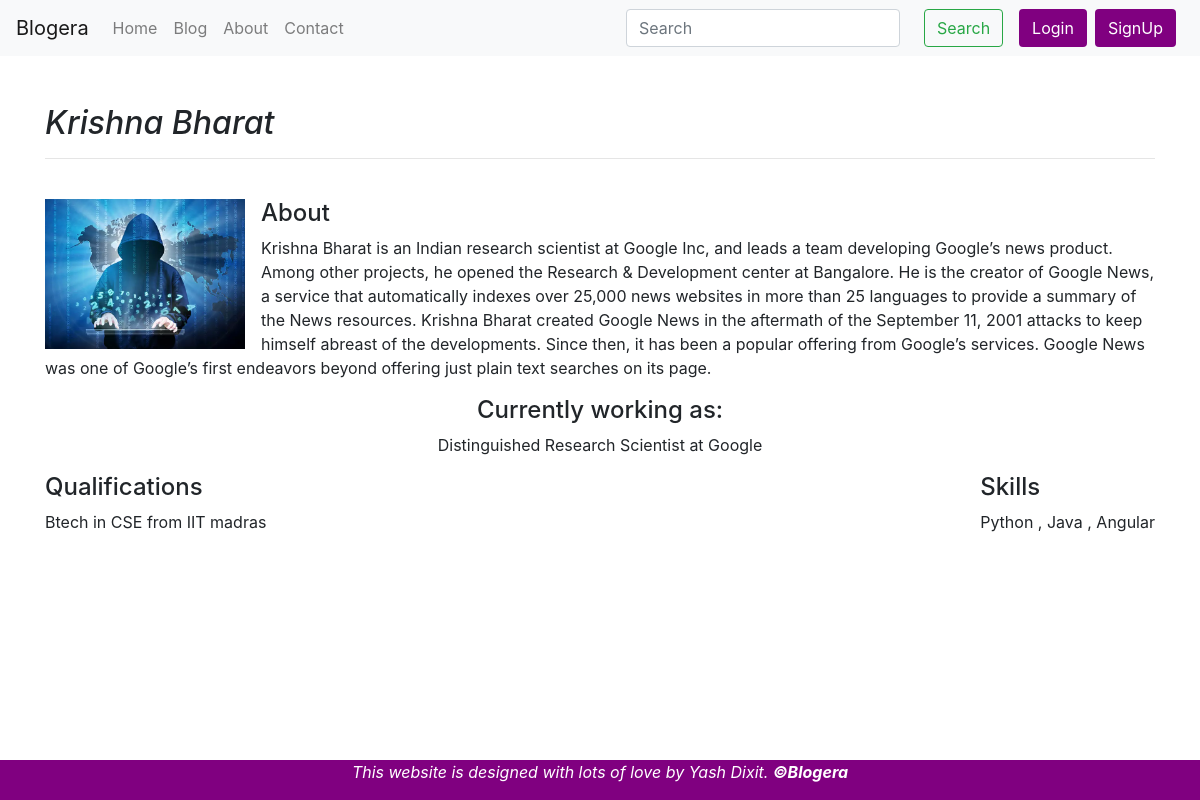
The app's page /about/author/krishna-bharat with its own data.
### about/models.py (models this page shows, shortened)
class Author(models.Model):
    auth_id = models.AutoField(primary_key=True)
    author_name = models.CharField(max_length=50)
    Qualifications = models.TextField(max_length=500)
    Skills = models.TextField(max_length=500)
    currently_working_as = models.CharField(max_length=50)
    About = models.TextField(max_length=1000)
    img = models.ImageField(upload_to='author/images')
    slug = models.SlugField(blank=True, null=True)
    class Meta:
        verbose_name = 'Author'
        verbose_name_plural = 'Authors'

### about/views.py (the view)
# urls.py: path('author/<slug:slug>', views.author, name='author'),
def author(request, slug):
    auth = Author.objects.get(slug=slug)
    auth = {"auth": auth}
    return render(request, 'about/author.html', auth)

### about/templates/about/author.html
{% extends 'base.html' %} {% block body %}
<br />
<br />
<div class="container">
  <h2 class="pb-4 mb-4 font-italic d-inline">
    {{auth.author_name}}
  </h2>
  <hr />
  <br />
  <img
    class="bd-placeholder-img float-left mr-3"
    src="/media/{{auth.img}}"
    width="200"
    height="150"
    xmlns="http://www.w3.org/2000/svg"
    preserveAspectRatio="xMidYMid
                              slice"
    focusable="false"
    role="img"
    aria-label="Placeholder: Thumbnail"
  />
  <h4>About</h4>
  <p>{{auth.About}}</p>
  <div class="text-center">
    <h4>Currently working as:</h4>
    <p>{{auth.currently_working_as}}</p>
  </div>
  <div class="float-left">
    <h4>Qualifications</h4>
    <p>
      {{auth.Qualifications}}
    </p>
  </div>
  <div class="float-right">
    <h4>Skills</h4>
    <p>
      {{auth.Skills}}
    </p>
  </div>
</div>
{% endblock %}

### records on screen
Author: author_name "Krishna Bharat", img (picture), About "Krishna Bharat is an Indian research scientist at Google Inc, and leads a team developing Google’s news product. Among other projects, he opened the Research & Development center at Bangalore. He is the creator of Google News, a service that automatically indexes over 25,000 news websites in more than 25 languages to provide a summary of the News resources. Krishna Bharat created Google News in the aftermath of the September 11, 2001 attacks to keep himself abreast of the developments. Since then, it has been a popular offering from Google’s services. Google News was one of Google’s first endeavors beyond offering just plain text searches on its page.", currently_working_as "Distinguished Research Scientist at Google", Qualifications "Btech in CSE from IIT madras", Skills "Python , Java , Angular"
